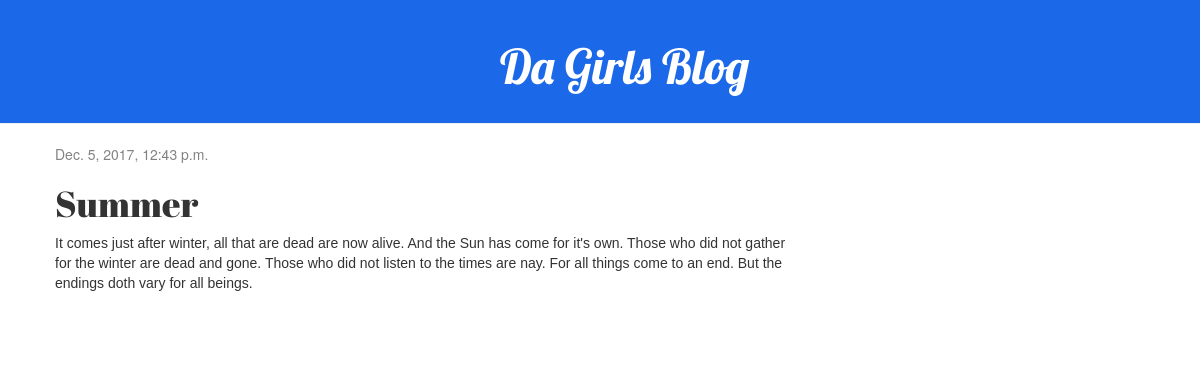
/post/5/, run on the app's committed database.
### galblawg/models.py (models this page shows, shortened)
class Post(models.Model):
	author = models.ForeignKey('auth.User')
	title = models.CharField(max_length=200)
	text = models.TextField()
	created_date = models.DateTimeField(
		default=timezone.now)
	published_date = models.DateTimeField(
		blank = True, null=True)

### galblawg/views.py (the view)
# urls.py: url(r'^post/(?P<pk>\d+)/$', views.post_detail, name= 'post_detail'),
def post_detail(request, pk):
	post = get_object_or_404(Post, pk=pk)
	return render(request, 'galblawg/post_detail.html',{'post' : post})

### galblawg/templates/galblawg/post_detail.html (shortened to what this page needs)
{% extends 'galblawg/base.html' %}
{% block content %}
    <div class="post">
        {% if post.published_date %}
            <div class="date">
                {{ post.published_date }}
            </div>
        {% endif %}
        <h1>{{ post.title }}</h1>
        <p>{{ post.text|linebreaksbr }}</p>
    </div>
{% endblock %}

### galblawg/static/css/style.css (style rules this page uses)
body { background : url('https://images2.alphacoders.com/688/68870.jpg'); }
.post h1 { font-family: 'Abril Fatface', cursive; }
.post p { font-family: 'Merriweather Sans', sans-serif; }
h1, h2, h3, h4 { font-family: 'Lobster', cursive; }
.date { color: #828282; }
.post { margin-bottom: 70px; }

### data on the page
Post: published_date "Dec. 5, 2017, 12:43 p.m.", title "Summer", text "It comes just after winter, all that are dead are now alive. And the Sun has come for it's own. Those who did not gather for the winter are dead and gone. Those who did not listen to the times are nay. For all things come to an end. But the endings doth vary for all beings."
